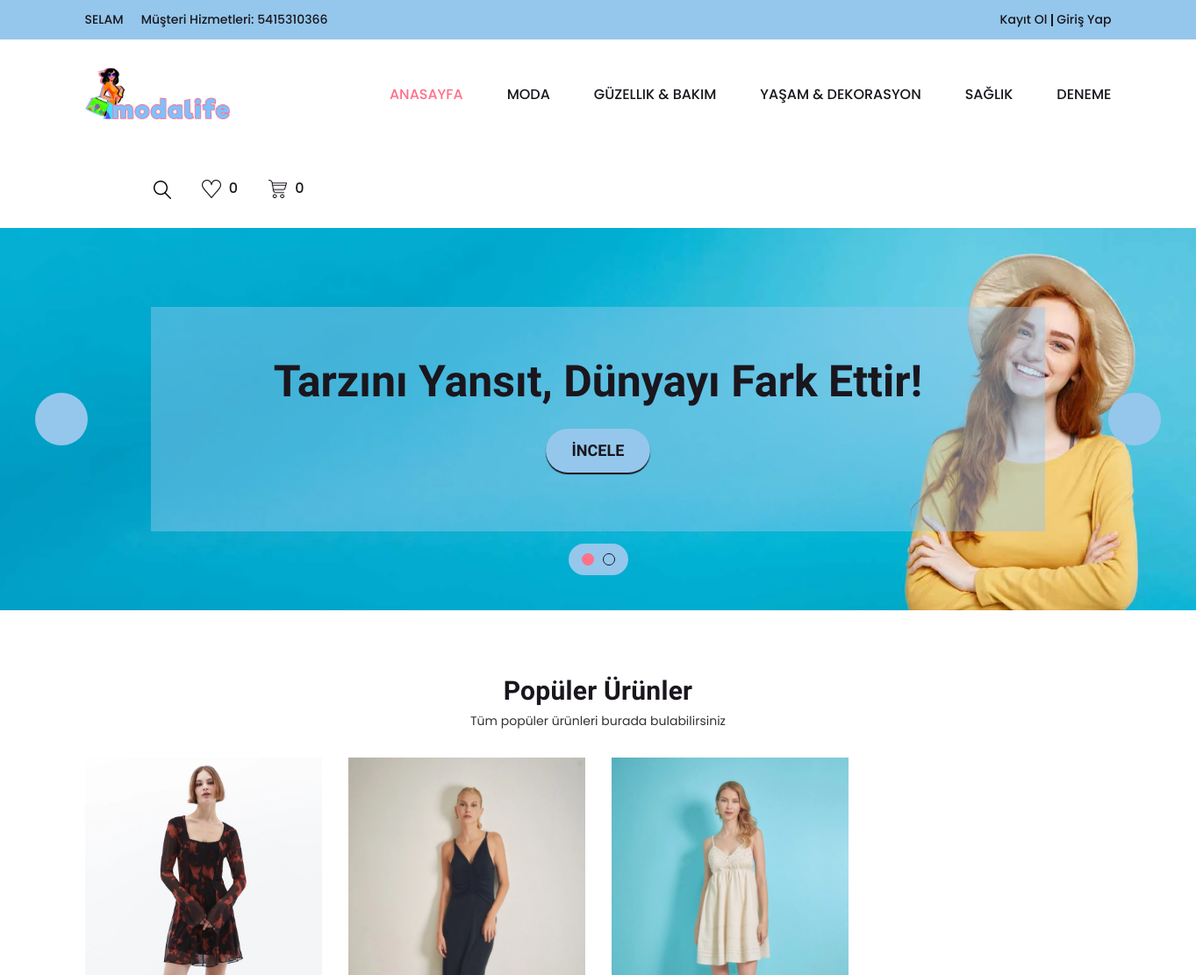
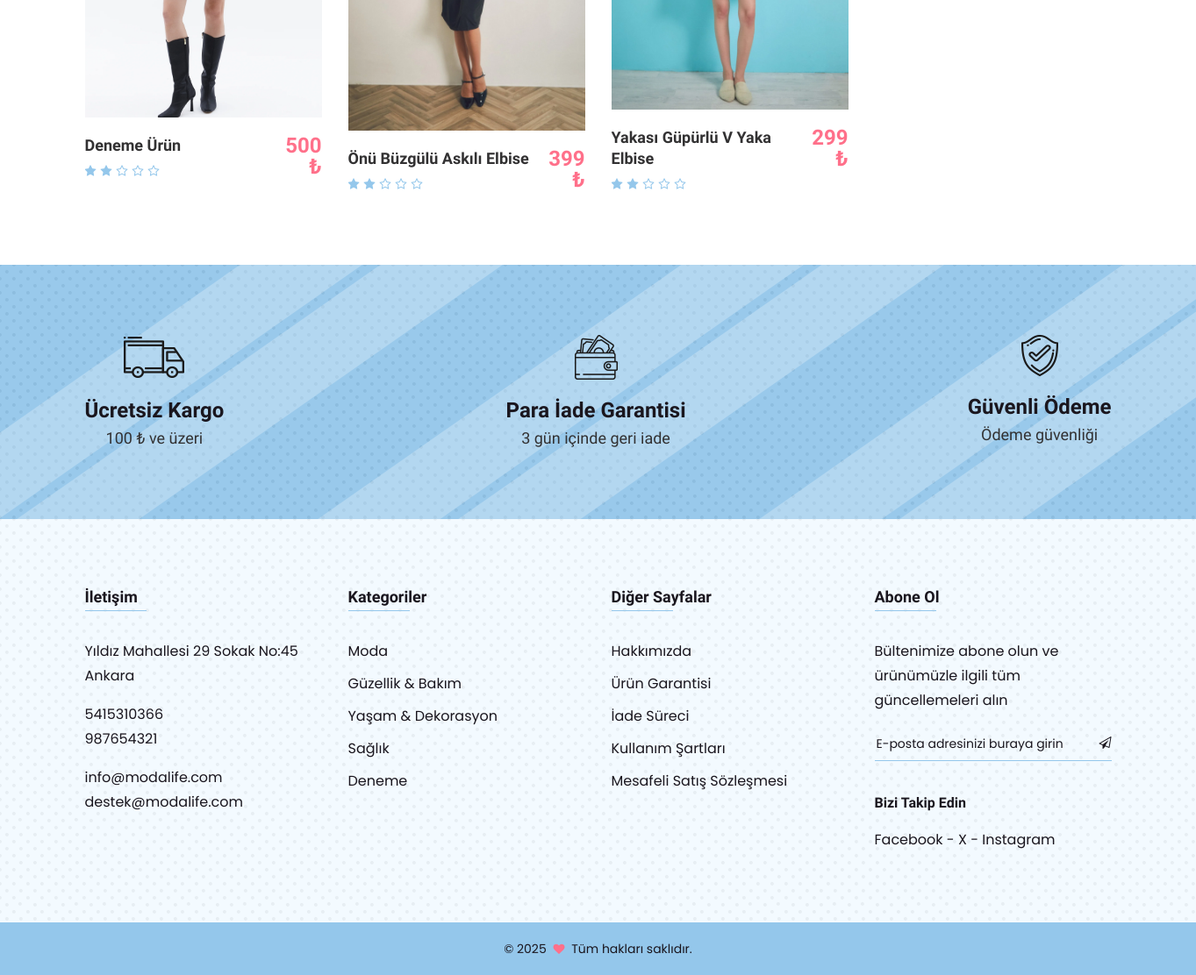
The page /eticaret/index.php on the database its author committed (2 pictures, top to bottom).
### tables this page shows
CREATE TABLE IF NOT EXISTS `firma_bilgileri` (
  `KAYIT_ID` int(11) NOT NULL AUTO_INCREMENT,
  `FIRMA_ADI` varchar(100) DEFAULT NULL,
  `FIRMA_TELEFON1` varchar(50) DEFAULT NULL,
  `FIRMA_TELEFON2` varchar(50) DEFAULT NULL,
  `FIRMA_EPOSTA1` varchar(50) DEFAULT NULL,
  `FIRMA_EPOSTA2` varchar(50) DEFAULT NULL,
  `SLOGAN` varchar(100) DEFAULT NULL,
  `FACEBOOK` varchar(100) DEFAULT NULL,
  `INSTAGRAM` varchar(100) DEFAULT NULL,
  `X` varchar(100) DEFAULT NULL,
  `LOGO` varchar(50) DEFAULT NULL,
  `ADRES` varchar(500) DEFAULT NULL,
  PRIMARY KEY (`KAYIT_ID`)
);

CREATE TABLE IF NOT EXISTS `ana_kategori` (
  `KAYIT_ID` int(11) NOT NULL AUTO_INCREMENT,
  `ANA_KATEGORI_ADI` varchar(50) NOT NULL,
  PRIMARY KEY (`KAYIT_ID`),
  UNIQUE KEY `KATEGORI_ADI` (`ANA_KATEGORI_ADI`)
);

CREATE TABLE IF NOT EXISTS `slider` (
  `KAYIT_ID` int(11) NOT NULL AUTO_INCREMENT,
  `RESIM` varchar(100) NOT NULL,
  `BASLIK` varchar(100) DEFAULT NULL,
  `BUTON_METNI` varchar(100) DEFAULT NULL,
  `BUTON_LINK` varchar(100) DEFAULT NULL,
  PRIMARY KEY (`KAYIT_ID`)
);

CREATE TABLE IF NOT EXISTS `urunler` (
  `KAYIT_ID` int(11) NOT NULL AUTO_INCREMENT,
  `URUN_KODU` varchar(50) NOT NULL,
  `RESIM` varchar(50) NOT NULL,
  `URUN_ADI` varchar(100) NOT NULL,
  `ACIKLAMA` varchar(500) NOT NULL,
  `FIYAT` varchar(50) NOT NULL,
  `STOK` int(11) NOT NULL,
  `ETIKETLER` varchar(100) NOT NULL,
  `KUMAS_CINSI` varchar(100) NOT NULL,
  `CINSIYET` varchar(100) NOT NULL,
  `URUN_LINK` varchar(500) NOT NULL,
  `PUAN` float NOT NULL,
  `ANA_KATEGORI` varchar(50) NOT NULL,
  `ALT_KATEGORI` varchar(50) NOT NULL,
  PRIMARY KEY (`KAYIT_ID`)
);

### eticaret/view/populer_urunler.php (the view, shortened to what this page needs)
<?php
include 'assets/fonk/mysql.php';
$query = "SELECT u.*,
GROUP_CONCAT(DISTINCT vr.RENK_KODU SEPARATOR ', ') AS varyant_renk,
GROUP_CONCAT(DISTINCT vb.BEDEN SEPARATOR ', ') AS varyant_beden
FROM urunler u
LEFT JOIN varyant_renk vr ON u.URUN_KODU = vr.URUN_KODU
LEFT JOIN varyant_beden vb ON u.URUN_KODU = vb.URUN_KODU
GROUP BY u.URUN_KODU
LIMIT 8";
$stmt = $conn->prepare($query);
$stmt->execute();
$products = $stmt->fetchAll(PDO::FETCH_ASSOC);
?>
<div class="product-section section section-padding">
    <div class="container">
        <div class="row">
            <div class="section-title text-center col mb-30">
                <h1>Popüler Ürünler</h1>
                <p>Tüm popüler ürünleri burada bulabilirsiniz</p>
            </div>
        </div>
        <div class="row mbn-40">
            <?php foreach ($products as $product): ?>
                <div class="col-xl-3 col-lg-4 col-md-6 col-12 mb-40">
                    <div class="product-item">
                        <div class="product-inner">
                            <div class="image">
                                <img src="assets/images/upload/product/<?php echo $product['RESIM']; ?>" alt="<?php echo $product['URUN_ADI']; ?>">
                            </div>
                            <div class="content">
                                <div class="content-left">
                                    <h4 class="title text-wrap"><a href="product.php?id=<?php echo $product['KAYIT_ID']; ?>"><?php echo $product['URUN_ADI']; ?></a></h4>
                                    <div class="ratting">
                                        <?php
                                        $rating = $product['PUAN'];
                                        $whole = floor($rating);
                                        $fraction = $rating - $whole;
                                        for ($i = 0; $i < $whole; $i++) {
                                            echo '<i class="fa fa-star"></i>';
                                        }
                                        if ($fraction > 0) {
                                            if ($fraction >= 0.75) {
                                                echo '<i class="fa fa-star"></i>';
                                            } elseif ($fraction >= 0.25) {
                                                echo '<i class="fa fa-star-half-o"></i>';
                                            } else {
                                                echo '<i class="fa fa-star-o"></i>';
                                            }
                                        }
                                        $remainingStars = 5 - $whole - ceil($fraction);
                                        for ($i = 0; $i < $remainingStars; $i++) {
                                            echo '<i class="fa fa-star-o"></i>';
                                        }
                                        ?>
                                    </div>
                                    <br>
                                </div>
                                <div class="content-right">
                                    <span class="price"><?php echo $product['FIYAT']; ?> ₺</span>
                                </div>
                            </div>
                        </div>
                    </div>
                </div>
            <?php endforeach; ?>
        </div>
    </div>
</div>

### eticaret/view/header.php (shortened to what this page needs)
<?php
include 'assets/fonk/mysql.php';
try {
    $session_email = isset($_SESSION['EPOSTA']) ? $_SESSION['EPOSTA'] : '';
    if ($session_email) {
        $stmt_wishlist = $conn->prepare("SELECT COUNT(*) AS wishlist_count FROM kaydedilenler WHERE EPOSTA = :session_email");
        $stmt_wishlist->bindParam(':session_email', $session_email);
        $stmt_wishlist->execute();
        $wishlist_row = $stmt_wishlist->fetch(PDO::FETCH_ASSOC);
        $wishlist_count = $wishlist_row['wishlist_count'];
        $stmt_cart = $conn->prepare("SELECT SUM(ADET) AS total_items, SUM(TOPLAM) AS total_price FROM sepet WHERE EPOSTA = :session_email");
        $stmt_cart->bindParam(':session_email', $session_email);
        $stmt_cart->execute();
        $cart_row = $stmt_cart->fetch(PDO::FETCH_ASSOC);
        if ($cart_row) {
            $total_items = $cart_row['total_items'];
            $total_price = $cart_row['total_price'];
        } else {
            $total_items = 0;
            $total_price = 0;
        }
    } else {
        $wishlist_count = 0;
        $total_items = 0;
        $total_price = 0;
    }
    $stmt = $conn->prepare("SELECT * FROM firma_bilgileri");
    $stmt->execute();
    while ($row = $stmt->fetch(PDO::FETCH_ASSOC)) {
        $Slogan = $row["SLOGAN"];
        $Telefon1 = $row["FIRMA_TELEFON1"];
        $Telefon2 = $row["FIRMA_TELEFON2"];
        $Adres = $row["ADRES"];
        $Eposta1 = $row["FIRMA_EPOSTA1"];
        $Eposta2 = $row["FIRMA_EPOSTA2"];
        $Facebook = $row["FACEBOOK"];
        $Instagram = $row["INSTAGRAM"];
        $X = $row["X"];
    }
} catch(PDOException $e) {
    echo "Sorgu hatası: " . $e->getMessage();
    exit;
}
?>
<div class="header-section section">
    <div class="header-top header-top-one bg-theme-two">
        <div class="container-fluid">
            <div class="row align-items-center justify-content-center">
                <div class="col mt-10 mb-10 d-none d-md-flex">
                    <div class="header-top-left">
                        <?php
                        echo (isset($_SESSION['ADSOYAD']) && isset($_SESSION['EPOSTA'])) ? '<p>Hoşgeldin ' . $_SESSION['ADSOYAD'] . '</p>' : '<p>' . $Slogan . '</p>';
                        ?>
                        <p>Müşteri Hizmetleri: <a href="tel:<?= $Telefon1 ?>"><?= $Telefon1 ?></a></p>
                    </div>
                </div>
                <div class="col mt-10 mb-10">
                    <div class="header-top-right">
                        <?php
                        if (isset($_SESSION['ADSOYAD']) && isset($_SESSION['EPOSTA'])) {
                            echo '<p><a href="my-account.php">Hesabım</a></p>';
                            echo '<p><a href="mesajlar.php">Mesajlar</a></p>';
                        } else {
                            echo '<p><a href="login-register.php">Kayıt Ol</a><a href="login-register.php">Giriş Yap</a></p>';
                        }
                        ?>
                    </div>
                </div>
            </div>
        </div>
    </div>
    <div class="header-bottom header-bottom-one header-sticky">
        <div class="container-fluid">
            <div class="row menu-center align-items-center justify-content-between">
                <div class="col mt-15 mb-15">
                    <div class="header-logo">
                        <a href="index.php">
                            <img src="assets/images/logo.png?t=<?php echo time(); ?>" height="95" alt="Logo">
                        </a>
                    </div>
                </div>
                <div class="col order-2 order-lg-3">
                    <div class="header-shop-links">
                        <div class="header-search">
                            <button class="search-toggle"><img src="assets/images/icons/search.png" alt=""><img class="toggle-close" src="assets/images/icons/close.png" alt="Suche ein-/ausschalten"></button>
                        </div>
                        <div class="header-wishlist">
                            <a href="wishlist.php"><img src="assets/images/icons/wishlist.png" alt="Wunschliste"> <span><?php echo $wishlist_count; ?></span></a>
                        </div>
                        <div class="header-mini-cart">
                            <a href="cart.php"><img src="assets/images/icons/cart.png" alt="Warenkorb">
                                <span>
                                    <?php
                                    if ($total_items > 0) {
                                        echo $total_items . ' (' . number_format($total_price, 2) . ' ₺)';
                                    } else {
                                        echo '0';
                                    }
                                    ?>
                                </span>
                            </a>
                        </div>
                    </div>
                </div>
                <div class="col order-3 order-lg-2">
                    <div class="main-menu">
                        <nav>
                            <ul>
                                <li class="active"><a href="index.php">Anasayfa</a></li>
                                <?php
                                try {
                                    $stmt_categories = $conn->prepare("SELECT * FROM ana_kategori");
                                    $stmt_categories->execute();
                                    while ($category_row = $stmt_categories->fetch(PDO::FETCH_ASSOC)) {
                                        $kategoriler[] = $ana_kategori_adi = $category_row['ANA_KATEGORI_ADI'];
                                        $stmt_subcategories = $conn->prepare("SELECT * FROM alt_kategori WHERE ANA_KATEGORI_ADI = :ana_kategori_adi AND GIZLE=0");
                                        $stmt_subcategories->bindParam(':ana_kategori_adi', $ana_kategori_adi);
                                        $stmt_subcategories->execute();
                                        if ($stmt_subcategories->rowCount() > 0) {
                                            echo '<li><a href="category.php?category=' . urlencode($ana_kategori_adi) . '">' . $ana_kategori_adi . '</a>';
                                            echo '<ul class="sub-menu">';
                                            echo '</ul></li>';
                                        } else {
                                            echo '<li><a href="category.php?category=' . urlencode($ana_kategori_adi) . '">' . $ana_kategori_adi . '</a></li>';
                                        }
                                    }
                                } catch(PDOException $e) {
                                    echo "Sorgu hatası: " . $e->getMessage();
                                    exit;
                                }
                                ?>
                            </ul>
                        </nav>
                    </div>
                </div>
            </div>
        </div>
    </div>
</div>

### eticaret/view/slider.php
<?php
include 'assets/fonk/mysql.php';
$query = "SELECT * FROM slider";
$stmt = $conn->prepare($query);
$stmt->execute();
$sliderItems = $stmt->fetchAll(PDO::FETCH_ASSOC);
?>
<div class="hero-section section">
    <div class="hero-slider hero-slider-one fix">
        <?php foreach ($sliderItems as $item): ?>
            <div class="hero-item" style="background-image: url(assets/images/upload/slider/<?php echo $item['RESIM']; ?>)">
                <div class="hero-content">
                    <h1><?php echo $item['BASLIK']; ?></h1>
                    <a href="<?php echo $item['BUTON_LINK']; ?>"><?php echo $item['BUTON_METNI']; ?></a>
                </div>
            </div>
        <?php endforeach; ?>
    </div>
</div>

### eticaret/view/footer.php (shortened to what this page needs)
<div class="footer-top-section section bg-theme-two-light section-padding">
    <div class="container">
        <div class="row mbn-40">
            <div class="footer-widget col-lg-3 col-md-6 col-12 mb-40">
                <h4 class="title">İletişim</h4>
                <p><?= $Adres ?></p>
                <p><a href="tel:<?= $Telefon1 ?>"><?= $Telefon1 ?></a><a href="tel:<?= $Telefon2 ?>"><?= $Telefon2 ?></a></p>
                <p><a href="mailto:<?= $Eposta1 ?>"><?= $Eposta1 ?></a><a href="mailto:<?= $Eposta2 ?>"><?= $Eposta2 ?></a></p>
            </div>
            <div class="footer-widget col-lg-3 col-md-6 col-12 mb-40">
                <h4 class="title">Kategoriler</h4>
                <ul>
                    <?php
                    foreach ($kategoriler as $kategori) {
                        echo "<li><a href='category.php?category=".$kategori."'>".$kategori."</a></li>";
                    }
                    ?>
                </ul>
            </div>
            <div class="footer-widget col-lg-3 col-md-6 col-12 mb-40">
                <h4 class="title">Diğer Sayfalar</h4>
                <ul>
                    <li><a href="hakkimizda.php">Hakkımızda</a></li>
                    <li><a href="garanti.php">Ürün Garantisi</a></li>
                    <li><a href="iade.php">İade Süreci</a></li>
                    <li><a href="kullanicisozlesmesi.php">Kullanım Şartları</a></li>
                    <li><a href="mesafelisatis.php">Mesafeli Satış Sözleşmesi</a></li>
                </ul>
            </div>
            <div class="footer-widget col-lg-3 col-md-6 col-12 mb-40">
                <h4 class="title">Abone Ol</h4>
                <p>Bültenimize abone olun ve ürünümüzle ilgili tüm güncellemeleri alın</p>
                <form id="mc-form" class="mc-form footer-subscribe-form">
                    <input id="mc-email" autocomplete="off" placeholder="E-posta adresinizi buraya girin" name="EMAIL" type="email">
                    <button id="mc-submit" type="submit"><i class="fa fa-paper-plane-o"></i></button>
                </form>
                <h5>Bizi Takip Edin</h5>
                <p class="footer-social"><a href="<?= $Facebook ?>">Facebook</a> - <a href="<?= $X ?>">X</a> - <a href="<?= $Instagram ?>">Instagram</a></p>
            </div>
        </div>
    </div>
</div>
<div class="footer-bottom-section section bg-theme-two pt-15 pb-15">
    <div class="container">
        <div class="row">
            <div class="col text-center">
                <p class="footer-copyright">© 2025 <i class="fa fa-heart heart-icon"></i> Tüm hakları saklıdır.</p>
            </div>
        </div>
    </div>
</div>

### rows shown on the page
firma_bilgileri: SLOGAN "SELAM", FIRMA_TELEFON1 "5415310366", ADRES "Yıldız Mahallesi 29 Sokak No:45 Ankara", FIRMA_TELEFON2 "987654321", FIRMA_EPOSTA1 "info@modalife.com", FIRMA_EPOSTA2 "destek@modalife.com"
ana_kategori: ANA_KATEGORI_ADI "MODA"
ana_kategori: ANA_KATEGORI_ADI "GÜZELLIK & BAKIM"
ana_kategori: ANA_KATEGORI_ADI "YAŞAM & DEKORASYON"
ana_kategori: ANA_KATEGORI_ADI "SAĞLIK"
ana_kategori: ANA_KATEGORI_ADI "DENEME"
slider: RESIM (picture), BASLIK "Tarzını Yansıt, Dünyayı Fark Ettir!", BUTON_METNI "İNCELE"
urunler: RESIM (picture), URUN_ADI "Deneme Ürün", FIYAT "500"
urunler: RESIM (picture), URUN_ADI "Önü Büzgülü Askılı Elbise", FIYAT "399"
urunler: RESIM (picture), URUN_ADI "Yakası Güpürlü V Yaka Elbise", FIYAT "299"

### other values the page prints
$wishlist_count "0"
$kategori "Moda"
$kategori "Güzellik & Bakım"
$kategori "Yaşam & Dekorasyon"
$kategori "Sağlık"
$kategori "Deneme"
